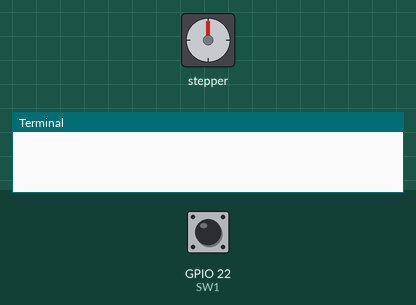
A program run on a simulated Raspberry Pi (BCM pin numbers). Parts: stepper motor, the last lines printed to the terminal. The test bench sets the inputs (shaded band); at power-on: GPIO 22 (SW1) HIGH. The stepper is drawn at 2048 steps a turn.

Above: at 1.2 s.
1.3 s: GPIO 22 (SW1) pulled LOW for 0.15 s
At 2.07 s:
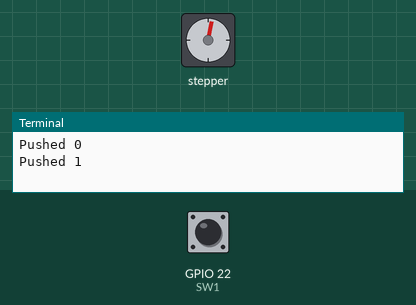
At 3.66 s:
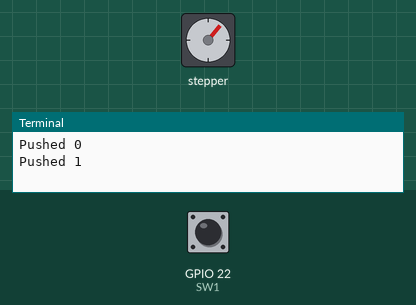
4.3 s: GPIO 22 (SW1) pulled LOW for 3.2 s
15.0 s: GPIO 22 (SW1) pulled LOW for 3.2 s
22.7 s: GPIO 22 (SW1) pulled LOW for 1 s
At 23.84 s:
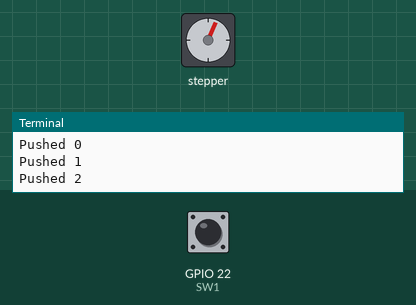
Timing chart, 0 to 26.7 s (numbered marks = the images above; inputs shaded):
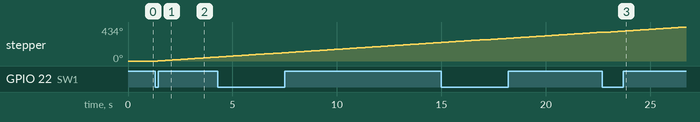

The program:

challenge124.py
```python
import RPi.GPIO as GPIO
import time

SW1 = 22
count = 0
STEP_MOTOR = [16, 17, 18, 19]
angleArray = [0, 90, 180]

GPIO.setmode(GPIO.BCM)
GPIO.setwarnings(False)
GPIO.setup(SW1, GPIO.IN, pull_up_down=GPIO.PUD_UP)

for pin in STEP_MOTOR:
    GPIO.setup(pin, GPIO.OUT)
    GPIO.output(pin, False)

StepCounter = 0
StepCount = 4

Seq = [[1, 0, 0, 0],
       [0, 1, 0, 0],
       [0, 0, 1, 0],
       [0, 0, 0, 1]]

def rotate_motor(angle): # 정방향 회전
    global StepCounter
    steps = int(5.75 * angle) # 오차 발생함(5.75는 장치의 정확한 회전각도가 아님)
    for i in range(steps):
        for pin in range(4):
            xpin = STEP_MOTOR[pin]
            if Seq[StepCounter][pin] != 0:
                GPIO.output(xpin, True)
            else:
                GPIO.output(xpin, False)
        StepCounter += 1
        if StepCounter == StepCount:
            StepCounter = 0
        if StepCounter < 0:
            StepCounter = StepCount
        time.sleep(0.01)

try:
    while True:
        buttoninput = GPIO.input(SW1)
        if buttoninput == GPIO.LOW:
            print("Pushed", count)
            rotate_motor(angleArray[count])
            time.sleep(0.1)
            count = (count + 1) % 3
except KeyboardInterrupt:
    GPIO.cleanup()
```

Measured:
- after the input at 1.3 s, stepper: keeps turning clockwise at about 18°/s, starting after 0.13 s
- after the input at 22.7 s, stepper: keeps turning clockwise at about 18°/s, starting after 0.05 s
